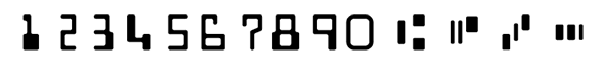
#> input picture micr_chars.png, 600 x 67 px
$ jupyter execute --allow-errors 'Tesseract Cheque.ipynb'
#> lines starting #> are read from the running program, lines starting #| are printed output that depends on the picture; after the words box and inside, x2 and y2 are one past the last pixel; in counts of white or black regions, pixels touching at a corner belong together
[cell 1]
from skimage.segmentation import clear_border
from imutils import contours
import numpy as np
import argparse
import imutils
import cv2

[cell 2]
def extract_digits_and_symbols(image, charCnts, minW=5, minH=15):
	# grab the internal Python iterator for the list of character
	# contours, then  initialize the character ROI and location
	# lists, respectively
	charIter = charCnts.__iter__()
	rois = []
	locs = []

    # keep looping over the character contours until we reach the end
	# of the list
	while True:
		try:
			# grab the next character contour from the list, compute
			# its bounding box, and initialize the ROI
			c = next(charIter)
			(cX, cY, cW, cH) = cv2.boundingRect(c)
			roi = None

            # check to see if the width and height are sufficiently
			# large, indicating that we have found a digit
			if cW >= minW and cH >= minH:
				# extract the ROI
				roi = image[cY:cY + cH, cX:cX + cW]
				rois.append(roi)
				locs.append((cX, cY, cX + cW, cY + cH))

                # otherwise, we are examining one of the special symbols
			else:
				# MICR symbols include three separate parts, so we
				# need to grab the next two parts from our iterator,
				# followed by initializing the bounding box
				# coordinates for the symbol
				parts = [c, next(charIter), next(charIter)]
				(sXA, sYA, sXB, sYB) = (np.inf, np.inf, -np.inf,
					-np.inf)
				# loop over the parts
				for p in parts:
					# compute the bounding box for the part, then
					# update our bookkeeping variables
					(pX, pY, pW, pH) = cv2.boundingRect(p)
					sXA = min(sXA, pX)
					sYA = min(sYA, pY)
					sXB = max(sXB, pX + pW)
					sYB = max(sYB, pY + pH)
				# extract the ROI
				roi = image[sYA:sYB, sXA:sXB]
				rois.append(roi)
				locs.append((sXA, sYA, sXB, sYB))

                		# we have reached the end of the iterator; gracefully break
		# from the loop
		except StopIteration:
			break
	# return a tuple of the ROIs and locations
	return (rois, locs)

# construct the argument parse and parse the arguments
ap = argparse.ArgumentParser()
ap.add_argument("-i", "--image", required=True,
	help="path to input image")
ap.add_argument("-r", "--reference", required=True,
	help="path to reference MICR E-13B font")
args = vars(ap.parse_args())

[cell 3]
charNames = ["1", "2", "3", "4", "5", "6", "7", "8", "9", "0",
	"T", "U", "A", "D"]


ref = cv2.imread(args["reference"])
#> ref is the input picture: shape (67, 600, 3); min 0, max 255, mean 221.8
ref = cv2.cvtColor(ref, cv2.COLOR_BGR2GRAY)
#> ref: shape (67, 600)
ref = imutils.resize(ref, width=400)
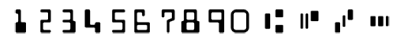
#> ref: shape (44, 400); min 0, max 255, mean 221.8
ref = cv2.threshold(ref, 0, 255, cv2.THRESH_BINARY_INV |
	cv2.THRESH_OTSU)[1]
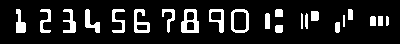
#> ref: shape (44, 400); 13.2% white; 22 white regions

# find contours in the MICR image (i.e,. the outlines of the
# characters) and sort them from left to right
refCnts = cv2.findContours(ref.copy(), cv2.RETR_EXTERNAL,
	cv2.CHAIN_APPROX_SIMPLE)
#> refCnts = 22 contours, 3 with area under 20; largest, box (x1, y1, x2, y2) and area: (231, 9, 249, 33) 368, (181, 9, 199, 33) 330, (209, 9, 224, 33) 212, (134, 9, 150, 33) 202, (85, 9, 100, 33) 126
refCnts = imutils.grab_contours(refCnts)
refCnts = contours.sort_contours(refCnts, method="left-to-right")[0]
# create a clone of the original image so we can draw on it
clone = np.dstack([ref.copy()] * 3)
#> clone: shape (44, 400, 3); 13.2% white; 22 white regions, largest, box (x1, y1, x2, y2) and area: (181, 9, 199, 33) 261, (134, 9, 150, 33) 199, (231, 9, 249, 33) 192
# loop over the (sorted) contours
for c in refCnts:
	# compute the bounding box of the contour and draw it on our
	# image
	(x, y, w, h) = cv2.boundingRect(c)
	cv2.rectangle(clone, (x, y), (x + w, y + h), (0, 255, 0), 2)
#> this loop made 22 passes
#> (x, y, w, h) on passes 1 to 12: (16, 9, 10, 24), (40, 9, 11, 24), (63, 9, 13, 24), (85, 9, 15, 24), (112, 9, 13, 24), (134, 9, 16, 24), (162, 9, 13, 24), (181, 9, 18, 24), (209, 9, 15, 24), (231, 9, 18, 24), (265, 13, 5, 16), (275, 25, 8, 8)
#> (c, x, y, w, h) on passes 14, 18, 21: ([[301, 13], [301, 28], [302, 28], [302, 14]], 301, 13, 2, 16), ([[343, 15], [343, 26], [344, 26], [344, 15]], 343, 15, 2, 12), ([[378, 16], [378, 25], [382, 25], [382, 16]], 378, 16, 5, 10)
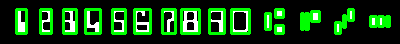
#> clone: shape (44, 400, 3); mean of channels 0, 1, 2 17.7, 66.1, 17.7; drawn as B, G, R

# extract the digits and symbols from the list of contours, then
# initialize a dictionary to map the character name to the ROI
(refROIs, refLocs) = extract_digits_and_symbols(ref, refCnts,
	minW=10, minH=20)
#> the loop in extract_digits_and_symbols, `while True:` made 15 passes
#> after the loop in extract_digits_and_symbols, `while True:`: locs = [(16, 9, 26, 33), (40, 9, 51, 33), (63, 9, 76, 33), (85, 9, 100, 33), (112, 9, 125, 33), (134, 9, 150, 33), (162, 9, 175, 33), (181, 9, 199, 33), (209, 9, 224, 33), (231, 9, 249, 33), (265, 9, 283, 33), (301, 11, 319, 29), (335, 9, 353, 33), (370, 16, 389, 26)]; rois = 14 items
#> refROIs = 14 items; refLocs has the same summary as locs in extract_digits_and_symbols
chars = {}
# re-initialize the clone image so we can draw on it again
clone = np.dstack([ref.copy()] * 3)
# loop over the reference ROIs and locations
for (name, roi, loc) in zip(charNames, refROIs, refLocs):
	# draw a bounding box surrounding the character on the output
	# image
	(xA, yA, xB, yB) = loc
	cv2.rectangle(clone, (xA, yA), (xB, yB), (0, 255, 0), 2)
	# resize the ROI to a fixed size, then update the characters
	# dictionary, mapping the character name to the ROI
	roi = cv2.resize(roi, (36, 36))
	chars[name] = roi
	# display the character ROI to our screen
	cv2.imshow("Char", roi)
	cv2.waitKey(0)
#> this loop made 14 passes
#> (name, xA, yA, xB, yB) on passes 1 to 12: ('1', 16, 9, 26, 33), ('2', 40, 9, 51, 33), ('3', 63, 9, 76, 33), ('4', 85, 9, 100, 33), ('5', 112, 9, 125, 33), ('6', 134, 9, 150, 33), ('7', 162, 9, 175, 33), ('8', 181, 9, 199, 33), ('9', 209, 9, 224, 33), ('0', 231, 9, 249, 33), ('T', 265, 9, 283, 33), ('U', 301, 11, 319, 29)
#> pass 1, `roi = cv2.resize(roi, (36, 36))`:
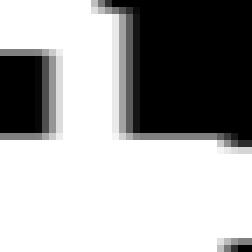
#> roi: shape (36, 36) (shown 7 times larger); min 0, max 255, mean 165.7
#> pass 2, `roi = cv2.resize(roi, (36, 36))`:
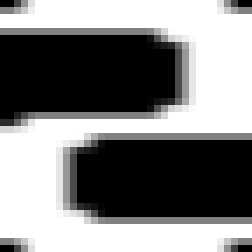
#> roi: shape (36, 36) (shown 7 times larger); min 0, max 255, mean 130.3
#> pass 3, `roi = cv2.resize(roi, (36, 36))`:
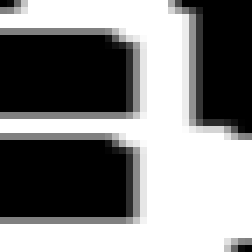
#> roi: shape (36, 36) (shown 7 times larger); min 0, max 255, mean 132.5
#> after the loop:
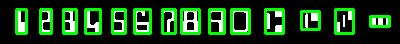
#> clone: shape (44, 400, 3); mean of channels 0, 1, 2 20.9, 66.2, 20.9; drawn as B, G, R
#> after the loop, chars = 14 items
